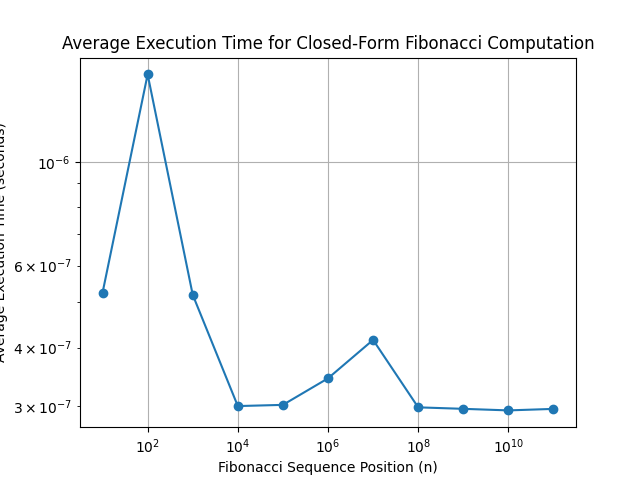

This figure's Python source:
import matplotlib.pyplot as plt

# Fibonacci positions
fib_positions = [10, 100, 1000, 10000, 100000, 1000000,
                 10000000, 100000000, 1000000000, 10000000000, 100000000000]

# Execution times in seconds
execution_times = [5.2459E-7, 1.54193E-6, 5.1919E-7, 2.9974E-7, 3.0151999999999996E-7, 3.4372999999999997E-7,
                   4.1556E-7, 2.9786E-7, 2.9568E-7, 2.934E-7, 2.956E-7]

plt.plot(fib_positions, execution_times, marker='o')  # Line plot with points

# Labeling the axes and the plot
plt.xlabel('Fibonacci Sequence Position (n)')
plt.ylabel('Average Execution Time (seconds)')
plt.title('Average Execution Time for Closed-Form Fibonacci Computation')

# Setting the scale of the axes to log due to wide range of values
plt.xscale('log')
plt.yscale('log')

plt.grid(True)
# Save the figure to a file instead of showing it
plt.savefig('ClosedFormGraph.png')
